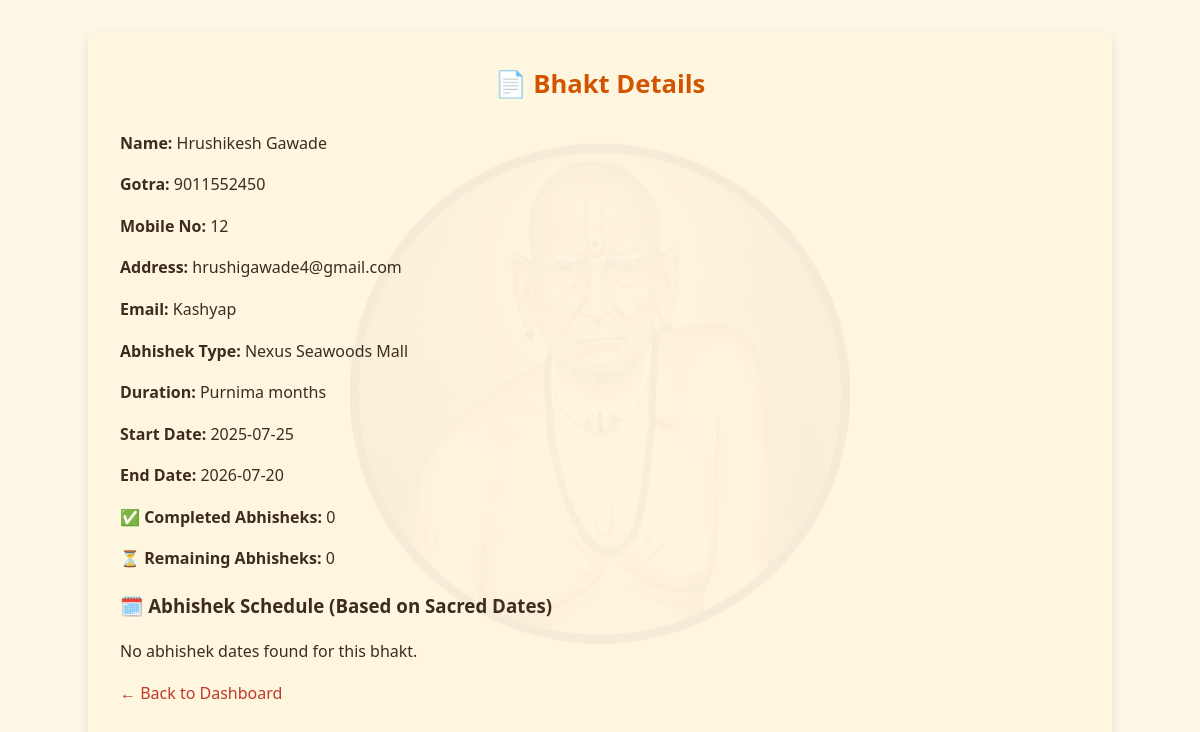
Screenshot of /bhakt/1 with the database file from the repository.
### tables this page shows
CREATE TABLE bhakts (
    id INTEGER PRIMARY KEY AUTOINCREMENT,
    name TEXT NOT NULL,
    mobile TEXT,
    address TEXT,
    abhishek_type TEXT,
    start_date TEXT,
    end_date TEXT,
    duration_months INTEGER,
    email TEXT,
    gotra TEXT
);

### app.py (the view)
@app.route('/bhakt/<int:bhakt_id>')
def bhakt_detail(bhakt_id):
    with sqlite3.connect(DB_PATH) as conn:
        c = conn.cursor()
        c.execute("SELECT * FROM bhakts WHERE id = ?", (bhakt_id,))
        b = c.fetchone()
    if not b:
        return "भक्त सापडला नाही." , 404  # Marathi fallback or message
    with open(SACRED_JSON_PATH, 'r', encoding='utf-8') as f:
        sacred_data = json.load(f)
    name, gotra, abhishek_type = b[1], b[2], b[3]
    duration, start_date, end_date = b[4], b[5], b[6]
    schedule = get_enriched_dates(abhishek_type, duration, start_date, bhakt_id, sacred_data)
    completed = sum(1 for d in schedule if d.get("completed"))
    remaining = len(schedule) - completed
    return render_template(
        'bhakt_detail.html',
        bhakt=b,
        schedule=schedule,
        completed=completed,
        remaining=remaining
    )

### app.py (called while the page is built, shortened)
def get_enriched_dates(abhishek_type, duration, start_date_str, bhakt_id, sacred_data):
    sacred_dates = sacred_data.get(abhishek_type, [])
    start_date = datetime.strptime(start_date_str, "%Y-%m-%d")
    all_dates = [
        datetime.strptime(d, "%Y-%m-%d")
        for d in sacred_dates
        if start_date <= datetime.strptime(d, "%Y-%m-%d") <= start_date + relativedelta(months=+int(duration))
    ]
    conn = sqlite3.connect(DB_PATH)
    c = conn.cursor()
    c.execute("SELECT completed_date FROM completed_abhisheks WHERE bhakt_id=? AND abhishek_type=?", (bhakt_id, abhishek_type))
    completed_dates = {row[0] for row in c.fetchall()}
    conn.close()
    enriched = []
    return enriched

@app.context_processor
def inject_now():
    return {'now': lambda: datetime.now()}

### templates/bhakt_detail.html (shortened to what this page needs)
<!DOCTYPE html>
<html lang="en">
<head>
  <link rel="stylesheet" href="{{ url_for('static', filename='css/style.css') }}">
</head>
<body>
  <div class="container">
    <h2>📄 Bhakt Details</h2>
    <p><strong>Name:</strong> {{ bhakt[1] }}</p>
    <p><strong>Gotra:</strong> {{ bhakt[2] }}</p>
    <p><strong>Mobile No:</strong> {{ bhakt[7] }}</p>
    <p><strong>Address:</strong> {{ bhakt[8] }}</p>
    {% if bhakt[9] %}
      <p><strong>Email:</strong> {{ bhakt[9] }}</p>
    {% endif %}
    <p><strong>Abhishek Type:</strong> {{ bhakt[3] }}</p>
    <p><strong>Duration:</strong> {{ bhakt[4] }} months</p>
    <p><strong>Start Date:</strong> {{ bhakt[5] }}</p>
    <p><strong>End Date:</strong> {{ bhakt[6] }}</p>
    <p><strong>✅ Completed Abhisheks:</strong> {{ completed }}</p>
    <p><strong>⏳ Remaining Abhisheks:</strong> {{ remaining }}</p>
    <h3>🗓️ Abhishek Schedule (Based on Sacred Dates)</h3>
    {% if schedule %}
      <ul>
        {% for date in schedule %}
          <li>
            📅 {{ date.date }} —
            {% if date.completed %}
              ✅ Completed
            {% else %}
              ⏳ Pending
            {% endif %}
          </li>
        {% endfor %}
      </ul>
    {% else %}
      <p>No abhishek dates found for this bhakt.</p>
    {% endif %}
    <p><a href="{{ url_for('dashboard') }}">← Back to Dashboard</a></p>
  </div>
</body>
</html>

### static/css/style.css (style rules this page uses)
body { background-color: #fff7e6; font-family: 'Segoe UI', sans-serif; margin: 0; padding: 0; color: #3d2b1f; text-align: center; background-image: url("/static/img/swami-bg-pattern.png"); background-repeat: repeat-y; background-position: center top; background-size: cover; background-attachment: fixed; line-height: 1.6; }
.container, .dashboard-container, .login-container { background-color: #fff6e0; border-radius: 12px; padding: 2em; box-shadow: 0 4px 12px rgba(0, 0, 0, 0.1); margin: 2em auto; max-width: 1000px; width: 80%; text-align: left; position: relative; z-index: 1; transition: transform 0.2s ease; }
.container::before, .login-container::before { content: ""; background: url("/static/img/swami-icon.png") no-repeat center center; background-size: 50%; opacity: 0.04; position: absolute; top: 50%; left: 50%; transform: translate(-50%, -50%); width: 100%; height: 100%; z-index: 0; pointer-events: none; }
.container h2, .dashboard-container h2, .login-container h2 { color: #d35400; margin-top: 0; margin-bottom: 1em; text-align: center; font-size: 1.6rem; }
a { color: #c0392b; text-decoration: none; }

### rows the page displays
bhakts: name "Hrushikesh Gawade", mobile "9011552450", duration_months "12", email "hrushigawade4@gmail.com", gotra "Kashyap", address "Nexus Seawoods Mall", abhishek_type "Purnima", start_date "2025-07-25", end_date "2026-07-20"

### other values shown
{{ completed }} "0"
{{ remaining }} "0"
